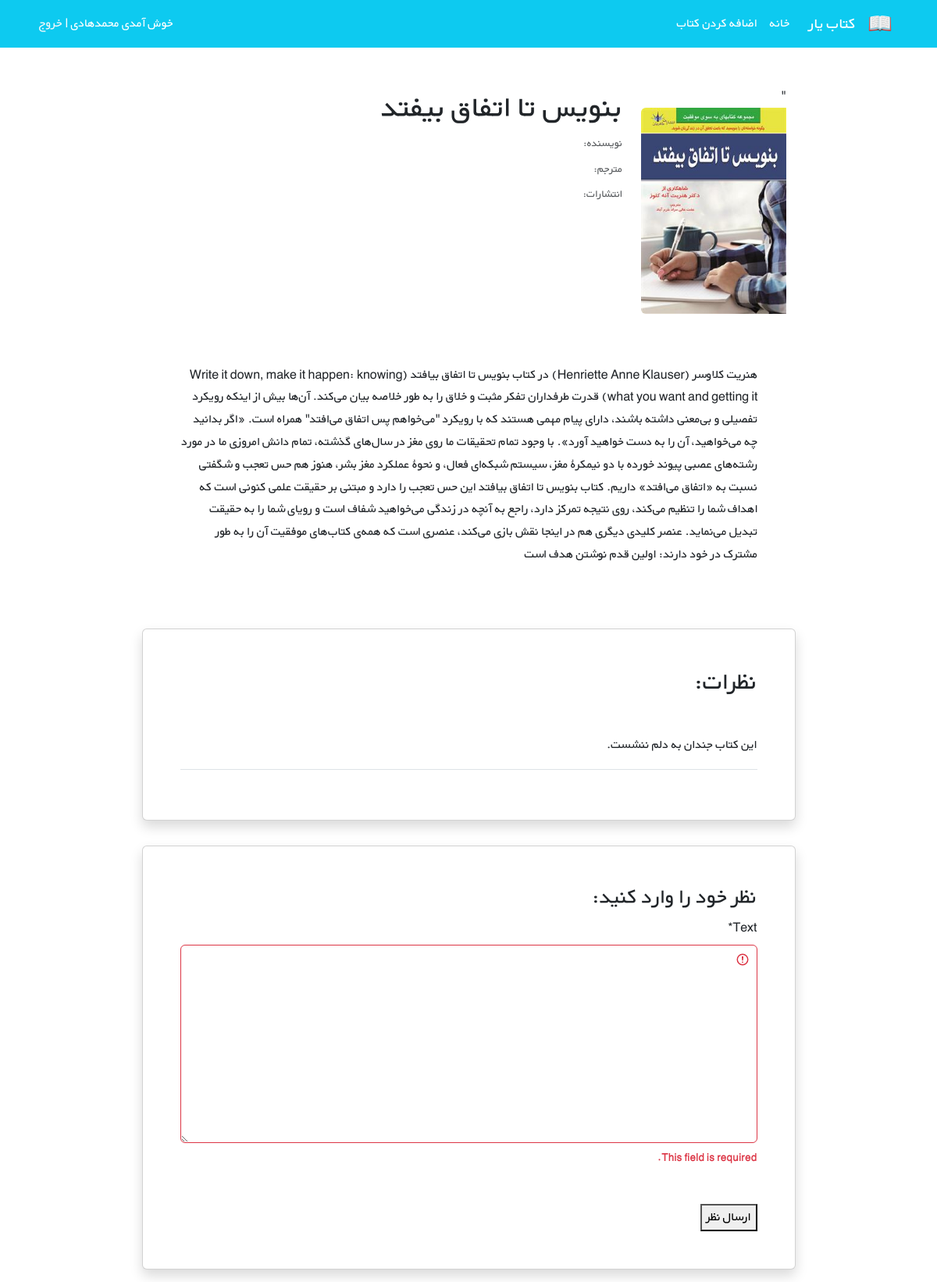
/books/2/detail_view_book/ (signed in), run on the app's committed database.
### Book/models.py (models this page shows, shortened)
class  Book(models.Model):
    CHOICE_STARS = (
        ('1' , 'خیلی بد'),
        ('2' , 'بد'),
        ('3' , 'متوسط'),
        ('4' , 'خوب'),
        ('5' , 'خیلی خوب'),
    )
    user = models.ForeignKey(User , on_delete = models.CASCADE)
    title = models.CharField(max_length = 200 )
    content = models.TextField()
    writer = models.CharField(max_length=150 )
    translator = models.CharField(max_length = 200)
    institute = models.CharField(max_length = 350)
    stars = models.CharField(max_length = 15 , choices=CHOICE_STARS)
    covers = models.ImageField(upload_to='covers/' , null = True)
    date_created = models.DateTimeField(auto_now=True)
    date_modified = models.DateTimeField(auto_now_add=True)

class Comment(models.Model):
    user = models.ForeignKey(User , on_delete = models.CASCADE)
    book = models.ForeignKey(Book , on_delete = models.CASCADE , related_name = 'comments')
    text = models.TextField()
    date_created = models.DateTimeField(auto_now=True)
    date_modified = models.DateTimeField(auto_now_add=True)

### Book/views.py (the view)
# urls.py: path('<int:book_id>/detail_view_book/', book_views.detail_view_book, name='detail_books'),
@login_required
def detail_view_book(request , book_id):
     book = Book.objects.get(id = book_id)
     book_comments = book.comments.all()
     form = CommentForm(request.POST)
     return render(request , 'Book/detail_view_books.html' , context={'books':book , 'comments':book_comments , 'comment_form':form})

### Book/forms.py
class CommentForm(forms.ModelForm):
    class Meta:
        model = Comment
        fields = ( 'text' ,)

### templates/Book/detail_view_books.html (shortened to what this page needs)
{% extends "_base.html" %}
{% load static %}
{% load  crispy_forms_tags %}
{% block content %}
    <div class="container mt-5" dir="rtl">
    <div class="">
        <div class="">
            <div class="d-flex justify-content-center">
                <div class="row w-sm-75 w-100">
                    <div class="col-xs-12 col-md-3 d-flex justify-content-center">
                        <div>
                            "<img src="{{ books.covers.url }}"
                                 class="img-fluid rounded-start" alt="...">
                        </div>
                    </div>
                    <div class="col-xs-12 col-md-6 text-center text-md-end mt-md-1 mt-4">
                        <h1>{{ books.title }}</h1>
                        <h5 class="small my-1"><span class="text-muted">نویسنده: </span>{{ book.writer }}</h5>
                        <h5 class="small my-1"><span class="text-muted">مترجم: </span>{{ book.translator }}</h5>
                        <h5 class="small my-1"><span class="text-muted">انتشارات: </span>{{ book.translator }}</h5>
                    </div>
                </div>
            </div>
            <div class="d-flex justify-content-center">
                <div class="my-3 p-5 w-sm-75 w-100">
                    {{ books.content }}
                </div>
            </div>
            <div class="d-flex justify-content-center">
                <div class="card shadow my-3 p-5 w-sm-75 w-100">
                    <h2 class="mb-5">نظرات:</h2>
                    {% for comment in comments %}
                        <div class="border-bottom mb-3">
                            <p>{{ comment.text }}</p>
                        </div>
                    {% endfor %}
                </div>
            </div>
            <div class="d-flex justify-content-center">
                <div class="card shadow my-3 p-5 w-sm-75 w-100">
                    <h3>نظر خود را وارد کنید:</h3>
                     <form action="{% url 'book:create_comment' books.id %}" method="POST">
                         {{ comment_form | crispy  }}
                         <br>
                         <button type="submit">ارسال نظر </button>
                     </form>
                </div>
            </div>
        </div>
    </div>
</div>
{% endblock %}

### static/css/style.css (style rules this page uses)
* { font-family: 'BYekan', sans-serif; line-height: 1.8rem; }
@media (min-width: 576px) { .w-sm-75 { width: 75%!important; } }

### data on the page
Book: covers (picture), title "بنویس تا اتفاق بیفتد", content "هنریت کلاوسر (Henriette Anne Klauser) در کتاب بنویس تا اتفاق بیافتد (Write it down, make it happen: knowing what you want and getting it) قدرت طرفداران تفکر مثبت و خلاق را به طور خلاصه بیان می‌کند. آن‌ها بیش از اینکه رویکرد تفصیلی و بی‌معنی داشته باشند، دارای پیام مهمی هستند که با رویکرد \"می‌خواهم پس اتفاق می‌افتد\" همراه است. «اگر بدانید چه می‌خواهید، آن را به دست خواهید آورد». با وجود تمام تحقیقات ما روی مغز در سال‌های گذشته، تمام دانش امروزی ما در مورد رشته‌های عصبی پیوند خورده با دو نیمکرۀ مغز، سیستم شبکه‌ای فعال، و نحوۀ عملکرد مغز بشر، هنوز هم حس تعجب و شگفتی نسبت به «اتفاق می‌افتد» داریم. کتاب بنویس تا اتفاق بیافتد این حس تعجب را دارد و مبتنی بر حقیقت علمی کنونی است که اهداف شما را…"
Comment: text "این کتاب جندان به دلم ننشست."
